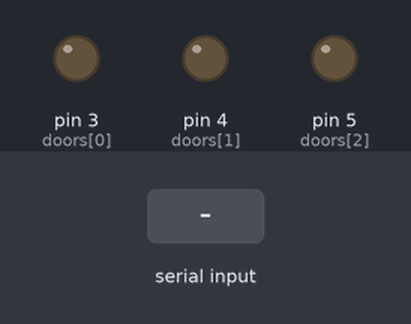
The sketch below on a simulated Arduino Uno, built with avr-gcc and run on an emulated ATmega328P. Parts: output pins drawn as LEDs (lit = HIGH). Inputs (shaded band) come from the test bench.

Above: at 1.2 s.
1.3 s: byte 30 received over Serial
At 2.3 s:
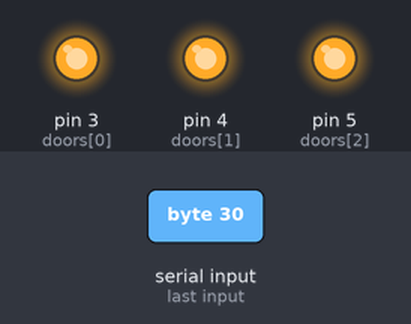
Timing chart, 0 to 8.8 s (numbered marks = the images above; inputs shaded):
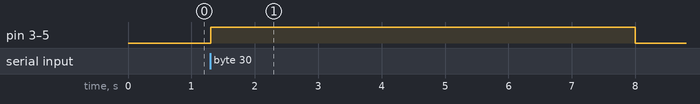

Measured:
- after the input at 1.3 s, pin 3 (doors[0]), pin 4 (doors[1]), pin 5 (doors[2]): LOW → HIGH at once, → LOW 6.7 s later

The sketch:

arduSlaveToPy.ino
```cpp
#include <Arduino.h>

#define NUMLOCKS 3    // define number of locks you want to switch
#define WAIT     8000 // wait for 8 sec

int doors [] = { 3, 4, 5 }; // on which pins are the locks connected
bool doorStates [NUMLOCKS]; // array to save the doorStates

bool gotdoorStates       = false; // read new values or not?
unsigned long prevMillis = 0;     // save the current millis to compare if wait time is over

// Using http://slides.justen.eng.br/python-e-arduino as refference

void setup()
{
    // later: include error handling if NUMLOCKS != sizeof(doors)
    pinMode(doors[0], OUTPUT);
    pinMode(doors[1], OUTPUT);
    pinMode(doors[2], OUTPUT);
    Serial.begin(9600);
}

void loop()
{
    // save incoming values to doorStates if Serial connection is available
    if (Serial.available()) {
        for (int i = 0; i < NUMLOCKS; i++) {
            doorStates[i] = Serial.read();
        }
        // set gotdoorStates to true that loop won't run next digitalWrite accidentially
        gotdoorStates = true;
    }
    // unlock the doors
    if (gotdoorStates) {
        for (int i = 0; i < NUMLOCKS; i++) {
            digitalWrite(doors[i], doorStates[i]);
        }

        // Check if enough time has passed to lock doors again
        unsigned long currentMillis = millis();
        if (currentMillis - prevMillis >= WAIT) {
            prevMillis = currentMillis;
            for (int i = 0; i < NUMLOCKS; i++) {
                digitalWrite(doors[i], 0);
            }
            gotdoorStates = false;
        }
    }
}
```
